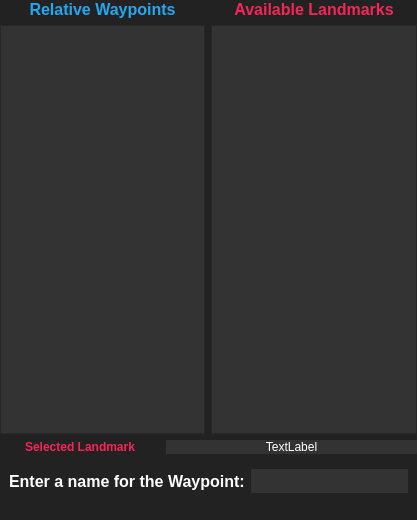
<?xml version="1.0" encoding="UTF-8"?>
<ui version="4.0">
 <class>ActionWaypointUI</class>
 <widget class="QWidget" name="ActionWaypointUI">
  <property name="geometry">
   <rect>
    <x>0</x>
    <y>0</y>
    <width>417</width>
    <height>520</height>
   </rect>
  </property>
  <property name="minimumSize">
   <size>
    <width>0</width>
    <height>0</height>
   </size>
  </property>
  <property name="maximumSize">
   <size>
    <width>16777215</width>
    <height>16777215</height>
   </size>
  </property>
  <property name="windowTitle">
   <string>Form</string>
  </property>
  <property name="styleSheet">
   <string notr="true">background-color:#222222</string>
  </property>
  <layout class="QGridLayout" name="gridLayout_2">
   <property name="margin">
    <number>0</number>
   </property>
   <item row="5" column="0" colspan="2">
    <widget class="QWidget" name="widget" native="true">
     <layout class="QGridLayout" name="gridLayout_3">
      <item row="0" column="0">
       <widget class="QLabel" name="label_5">
        <property name="maximumSize">
         <size>
          <width>16777215</width>
          <height>150</height>
         </size>
        </property>
        <property name="font">
         <font>
          <pointsize>12</pointsize>
          <weight>75</weight>
          <bold>true</bold>
         </font>
        </property>
        <property name="styleSheet">
         <string notr="true">color:#ffffff</string>
        </property>
        <property name="text">
         <string>Enter a name for the Waypoint:</string>
        </property>
       </widget>
      </item>
      <item row="0" column="1">
       <widget class="QLineEdit" name="waypoint_name_field">
        <property name="minimumSize">
         <size>
          <width>0</width>
          <height>24</height>
         </size>
        </property>
        <property name="maximumSize">
         <size>
          <width>186</width>
          <height>16777215</height>
         </size>
        </property>
        <property name="styleSheet">
         <string notr="true">background-color:#333333 ; color:#ffffff</string>
        </property>
        <property name="text">
         <string/>
        </property>
        <property name="frame">
         <bool>false</bool>
        </property>
       </widget>
      </item>
     </layout>
    </widget>
   </item>
   <item row="0" column="0">
    <widget class="QLabel" name="label_11">
     <property name="minimumSize">
      <size>
       <width>0</width>
       <height>0</height>
      </size>
     </property>
     <property name="font">
      <font>
       <pointsize>12</pointsize>
       <weight>75</weight>
       <bold>true</bold>
      </font>
     </property>
     <property name="styleSheet">
      <string notr="true">color:#22A7F0</string>
     </property>
     <property name="text">
      <string>Relative Waypoints</string>
     </property>
     <property name="alignment">
      <set>Qt::AlignCenter</set>
     </property>
    </widget>
   </item>
   <item row="1" column="1">
    <widget class="QListWidget" name="listWidget">
     <property name="styleSheet">
      <string notr="true">background-color:#333333; color:#ffffff</string>
     </property>
    </widget>
   </item>
   <item row="6" column="0" colspan="2">
    <widget class="QWidget" name="widget_2" native="true">
     <layout class="QGridLayout" name="gridLayout">
      <property name="margin">
       <number>6</number>
      </property>
      <item row="0" column="0">
       <layout class="QVBoxLayout" name="button_layout"/>
      </item>
     </layout>
    </widget>
   </item>
   <item row="1" column="0">
    <widget class="QListWidget" name="waypoint_list">
     <property name="minimumSize">
      <size>
       <width>0</width>
       <height>0</height>
      </size>
     </property>
     <property name="maximumSize">
      <size>
       <width>16777215</width>
       <height>16777215</height>
      </size>
     </property>
     <property name="styleSheet">
      <string notr="true">background-color:#333333; color:#ffffff</string>
     </property>
    </widget>
   </item>
   <item row="0" column="1">
    <widget class="QLabel" name="label">
     <property name="font">
      <font>
       <pointsize>12</pointsize>
       <weight>75</weight>
       <bold>true</bold>
      </font>
     </property>
     <property name="styleSheet">
      <string notr="true">color:#F62459</string>
     </property>
     <property name="text">
      <string>Available Landmarks</string>
     </property>
     <property name="alignment">
      <set>Qt::AlignCenter</set>
     </property>
    </widget>
   </item>
   <item row="4" column="0" colspan="2">
    <layout class="QHBoxLayout" name="horizontalLayout">
     <item>
      <widget class="QLabel" name="label_2">
       <property name="maximumSize">
        <size>
         <width>160</width>
         <height>16777215</height>
        </size>
       </property>
       <property name="font">
        <font>
         <weight>75</weight>
         <bold>true</bold>
        </font>
       </property>
       <property name="styleSheet">
        <string notr="true">color:#F62459</string>
       </property>
       <property name="text">
        <string>Selected Landmark</string>
       </property>
       <property name="alignment">
        <set>Qt::AlignCenter</set>
       </property>
      </widget>
     </item>
     <item>
      <widget class="QLabel" name="label_3">
       <property name="styleSheet">
        <string notr="true">color:#ffffff;background-color:#333333</string>
       </property>
       <property name="text">
        <string>TextLabel</string>
       </property>
       <property name="alignment">
        <set>Qt::AlignCenter</set>
       </property>
      </widget>
     </item>
    </layout>
   </item>
  </layout>
 </widget>
 <resources/>
 <connections/>
</ui>
